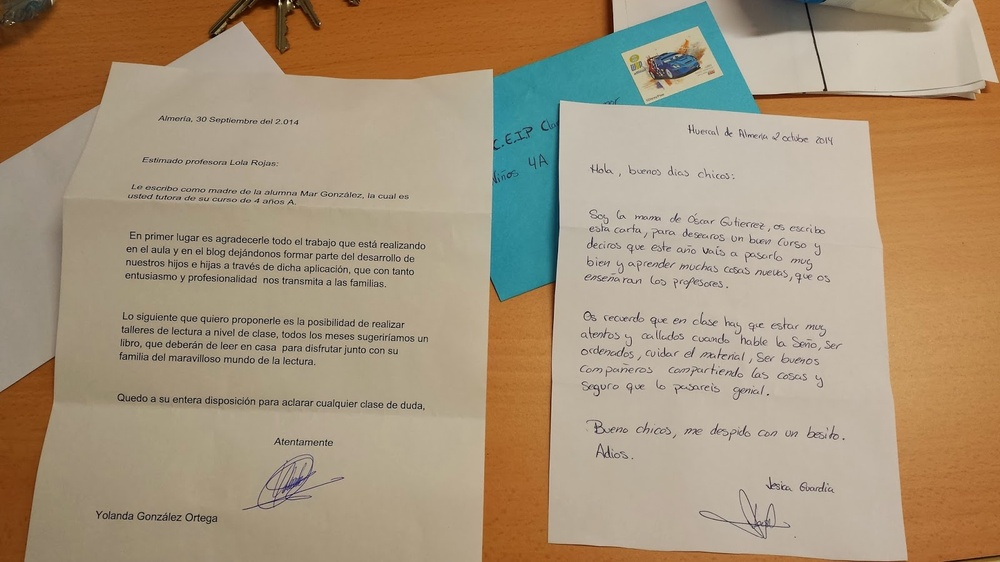
#> input picture R.jfif, 1000 x 562 px, shrunk from 1600 x 900 before the run
$ python main.py
#> lines starting #> are read from the running program, lines starting #| are printed output that depends on the picture
import cv2
from tkinter import filedialog
def getFilePath():
    file_path=filedialog.askopenfilename(initialdir="/",
    title="Seleccionae Archivo",filetypes=(("jpeg files","*.jpg"),("all files","*.*")))
#> the answer given: R.jfif
#> further down, image is the input picture: shape (562, 1000, 3); mean B, G, R 122, 147.9, 166.9
#> the answer given: 3
    return file_path

def filterPixel(img,p):
    #-- Convert to Gray Scale
#> called with p = 3
    gray = cv2.cvtColor(img, cv2.COLOR_BGR2GRAY)
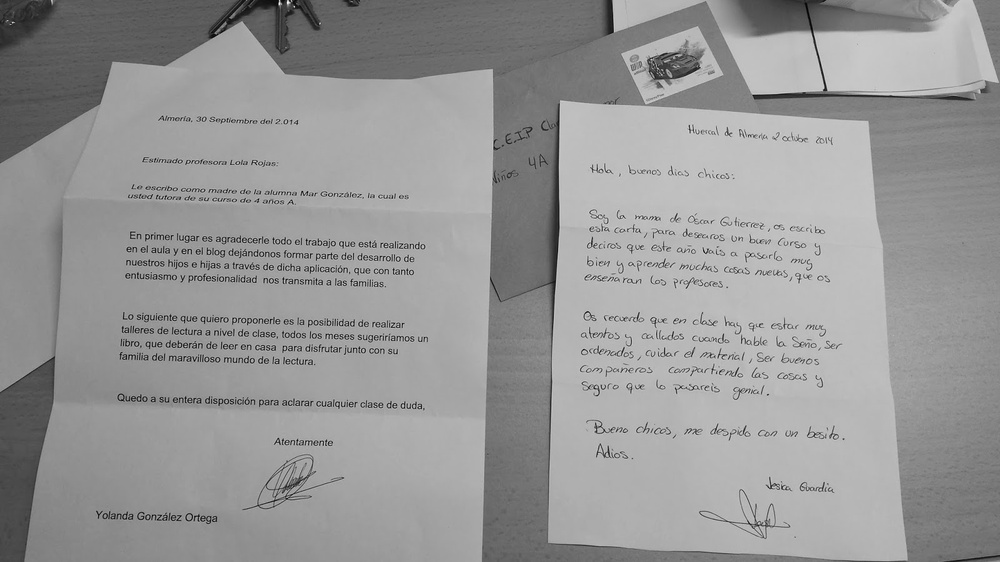
#> gray: shape (562, 1000); min 1, max 244, mean 150.7
    #Selecting umbral

    height=len(gray[:,1])-1#Heigh
#> height = 561
    width=len(gray[1,:])-1#Whit
#> width = 999
    for i in range(0,height):
        for j in range(0,width):
            if (gray[i,j]>p):
                gray[i,j]=255
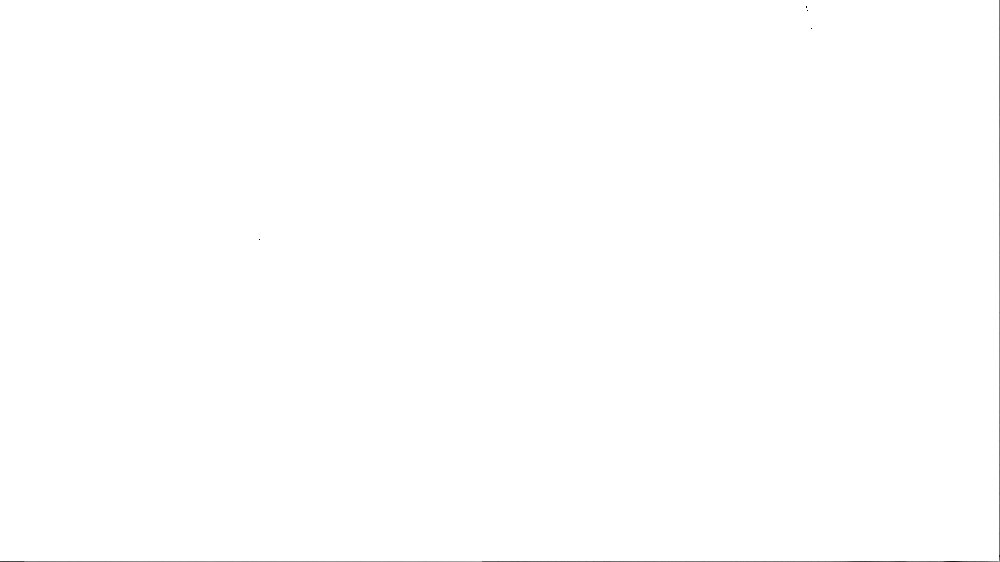
#> gray: shape (562, 1000); min 1, max 255, mean 254.6
    return gray
#get file path
print("Selecciona imagen a evaluea")
archivoURL=getFilePath()

#open image
image=cv2.imread(archivoURL,1)

#Filter Pixels


#infinity loop
while(True):
    print("Ingrese el parametro recomendado 150")
    parameter=int(input())
    #Show image whit mask
    imageWhitMask=filterPixel(image,parameter)
    cv2.imshow(archivoURL+"Real",image)
    cv2.imshow(archivoURL,imageWhitMask)
    cv2.waitKey(0)
    cv2.destroyAllWindows()
    print("Esta bien?\n1. Si\n2. No")
    status=int(input())
#> the answer given: 3
#> the answer given: 3
#> the answer given: 3
#> the answer given: 3
#> the answer given: 3
#> (the run stopped early here; a loop or call above may not have finished)
